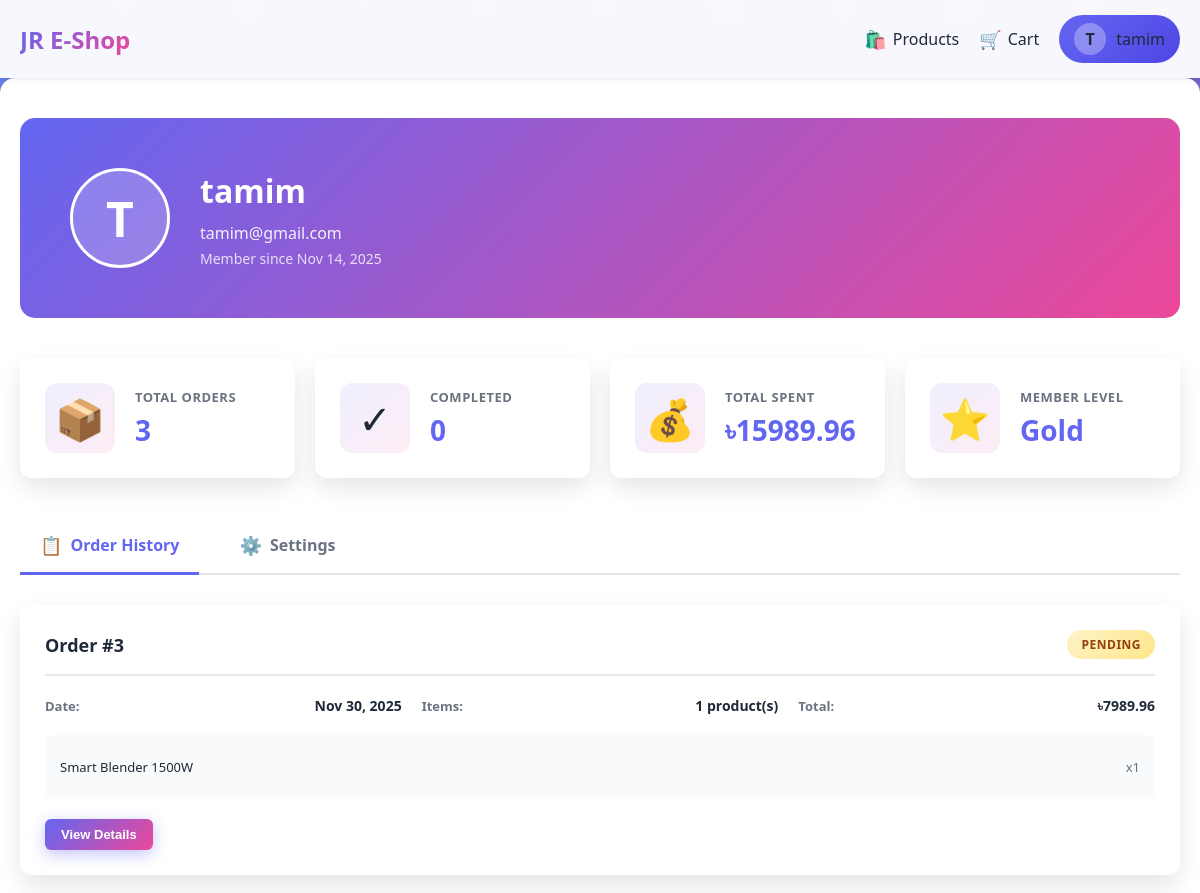
The page /profile/ (signed in, upper part) on the database as committed earlier.
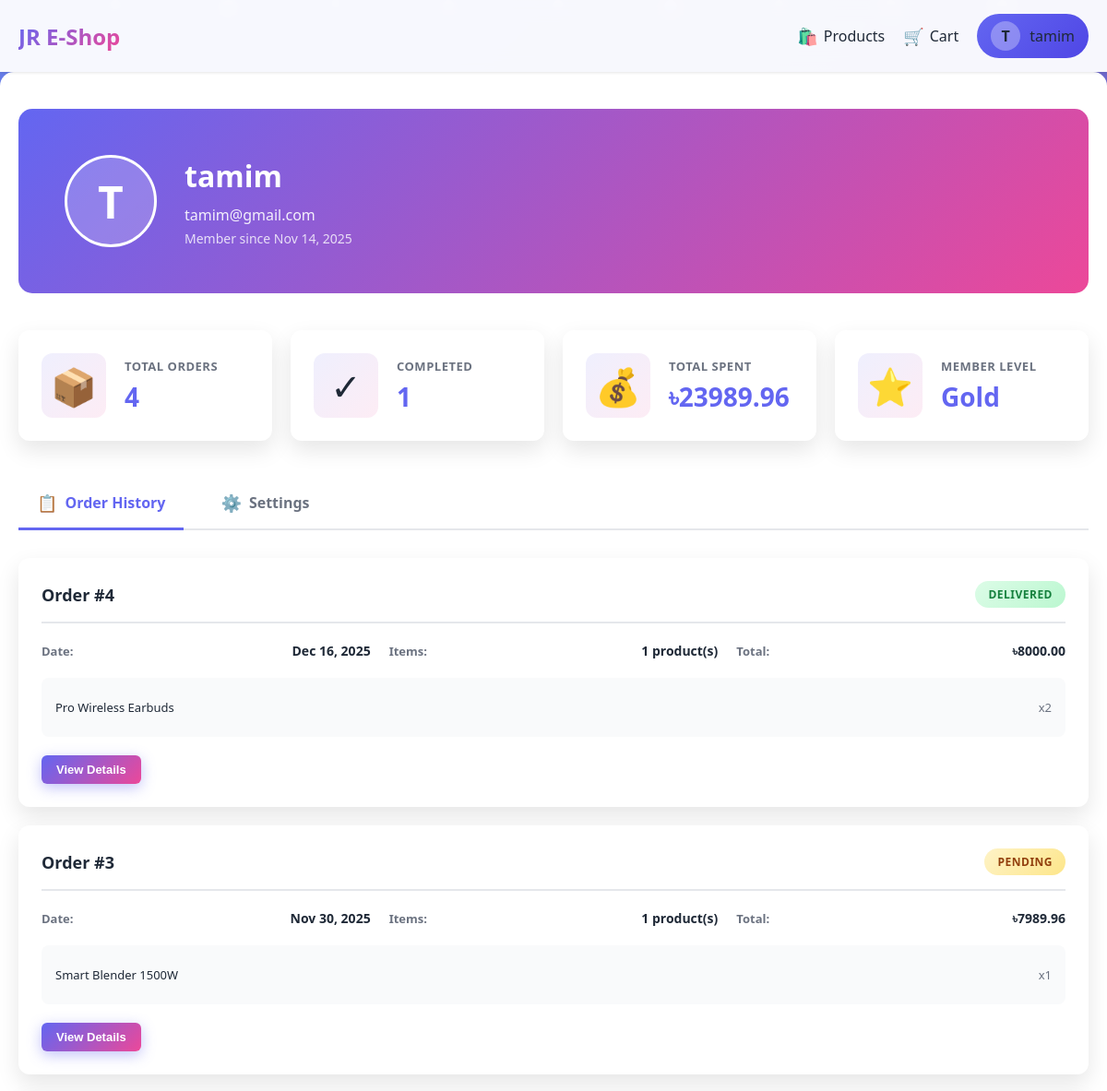
The same page on the database as committed later.
### JRShop/models.py (models this page shows, shortened)
class Order(models.Model):
    STATUS = [
        ('pending', 'Pending'),
        ('confirmed', 'Confirmed'),
        ('processing', 'Processing'),
        ('shipped', 'Shipped'),
        ('delivered', 'Delivered'),
        ('canceled', 'Canceled'),
    ]
    user = models.ForeignKey(User, on_delete=models.CASCADE, related_name='orders')
    first_name = models.CharField(max_length=100)
    last_name = models.CharField(max_length=100)
    email = models.EmailField()
    phone = models.CharField(max_length=11)
    address = models.TextField()
    postal_code = models.CharField(max_length=100)
    city = models.CharField(max_length=100)
    note = models.TextField(blank=True, null=True)
    transaction_id = models.CharField(max_length=150, blank=True, null=True)
    paid = models.BooleanField(default=False)
    created_at = models.DateTimeField(auto_now_add=True)
    updated_at = models.DateTimeField(auto_now=True)
    status = models.CharField(max_length=15, choices=STATUS, default='pending')
    def get_total_cost(self):
        return sum(item.get_cost() for item in self.order_items.all())

class OrderItem(models.Model):
    order = models.ForeignKey(Order, on_delete=models.CASCADE, related_name='order_items')
    product = models.ForeignKey(Product, on_delete=models.CASCADE)
    quantity = models.PositiveBigIntegerField(default=1)
    price = models.DecimalField(max_digits=10, decimal_places=2)
    def get_cost(self):
        return self.quantity * self.price

class Product(models.Model):
    name = models.CharField(max_length=150)
    slug = models.SlugField(max_length=150, unique=True)
    category = models.ForeignKey(Category, on_delete=models.CASCADE, related_name='products')
    description = models.TextField()
    price = models.DecimalField(max_digits=10, decimal_places=2, help_text="Original price")
    discount_price = models.DecimalField(max_digits=10, decimal_places=2, null=True, blank=True, help_text="Discounted price (leave blank if no discount)")
    stock = models.PositiveBigIntegerField(default=0)
    available = models.BooleanField(default=True)
    created_at = models.DateTimeField(auto_now_add=True)
    updated_at = models.DateTimeField(auto_now=True)
    image = models.ImageField(upload_to='products/%Y/%m/%d')

### JRShop/views.py (the view)
# urls.py: path('profile/', views.profile, name='profile'),
@login_required
def profile(request):
    orders = Order.objects.filter(user=request.user).order_by('-created_at')
    completed_orders = orders.filter(status='delivered')
    total_spent = sum(order.get_total_cost() for order in orders)
    cart_items_count = 0
    try:
        cart = Cart.objects.get(user=request.user)
        cart_items_count = cart.items.count()
    except Cart.DoesNotExist:
        cart_items_count = 0
    tab = request.GET.get('tab', 'orders')
    return render(request, 'JRShop/profile.html', {
        'user': request.user,
        'orders': orders,
        'completed_orders': completed_orders,
        'total_spent': total_spent,
        'order_history_active': (tab == 'orders'),
        'cart_items_count': cart_items_count
    })

### JRShop/templates/JRShop/profile.html (shortened to what the changed rows need)
{% extends 'JRShop/base.html' %}
{% load static %}
{% block extra_css %}
<link rel="stylesheet" href="{% static 'JRShop/css/profile.css' %}">
{% endblock %}
{% block content %}
<div class="profile-container">
    <div class="profile-header">
        <div class="header-content">
            <div class="user-details">
                <h1 class="user-name">{{ user.username }}</h1>
            </div>
        </div>
    </div>
    <div class="stats-grid">
        <div class="stat-card">
            <div class="stat-content">
                <div class="stat-label">Total Orders</div>
                <div class="stat-value">{{ orders.count }}</div>
            </div>
        </div>
        <div class="stat-card">
            <div class="stat-content">
                <div class="stat-label">Completed</div>
                <div class="stat-value">{{ completed_orders.count }}</div>
            </div>
        </div>
        <div class="stat-card">
            <div class="stat-content">
                <div class="stat-label">Total Spent</div>
                <div class="stat-value">৳{{ total_spent }}</div>
            </div>
        </div>
    </div>
    <div class="tab-content">
        {% if order_history_active %}
        <div class="orders-section">
            {% if orders %}
            <div class="orders-list">
                {% for order in orders %}
                <div class="order-card">
                    <div class="order-header">
                        <div class="order-id">Order #{{ order.id }}</div>
                        <div class="order-status status-{{ order.status }}">{{ order.get_status_display }}</div>
                    </div>
                    <div class="order-info">
                        <div class="info-row">
                            <span class="label">Date:</span>
                            <span class="value">{{ order.created_at|date:"M d, Y" }}</span>
                        </div>
                        <div class="info-row">
                            <span class="label">Items:</span>
                            <span class="value">{{ order.order_items.count }} product(s)</span>
                        </div>
                        <div class="info-row">
                            <span class="label">Total:</span>
                            <span class="value">৳{{ order.get_total_cost }}</span>
                        </div>
                    </div>
                    <div class="order-items">
                        {% for item in order.order_items.all %}
                        <div class="item-preview">
                            <span class="item-name">{{ item.product.name }}</span>
                            <span class="item-qty">x{{ item.quantity }}</span>
                        </div>
                        {% endfor %}
                    </div>
                    <div class="order-actions">
                        <button class="btn-small btn-primary" onclick="toggleOrderDetails({{ order.id }})">
                            View Details
                        </button>
                    </div>
                </div>
                {% endfor %}
            </div>
            {% endif %}
        </div>
        {% endif %}
    </div>
</div>
{% endblock %}

Rows that differ between the two databases and show on the page:
added Order: id "4", status "DELIVERED", created_at "Dec 16, 2025", order_items.count "1", get_total_cost "8000.00"
added OrderItem: product.name "Pro Wireless Earbuds", quantity "2", shown under "4"
Other text that changed with them:
{{ orders.count }}: "3" → "4"
{{ completed_orders.count }}: "0" → "1"
{{ total_spent }}: "15989.96" → "23989.96"
